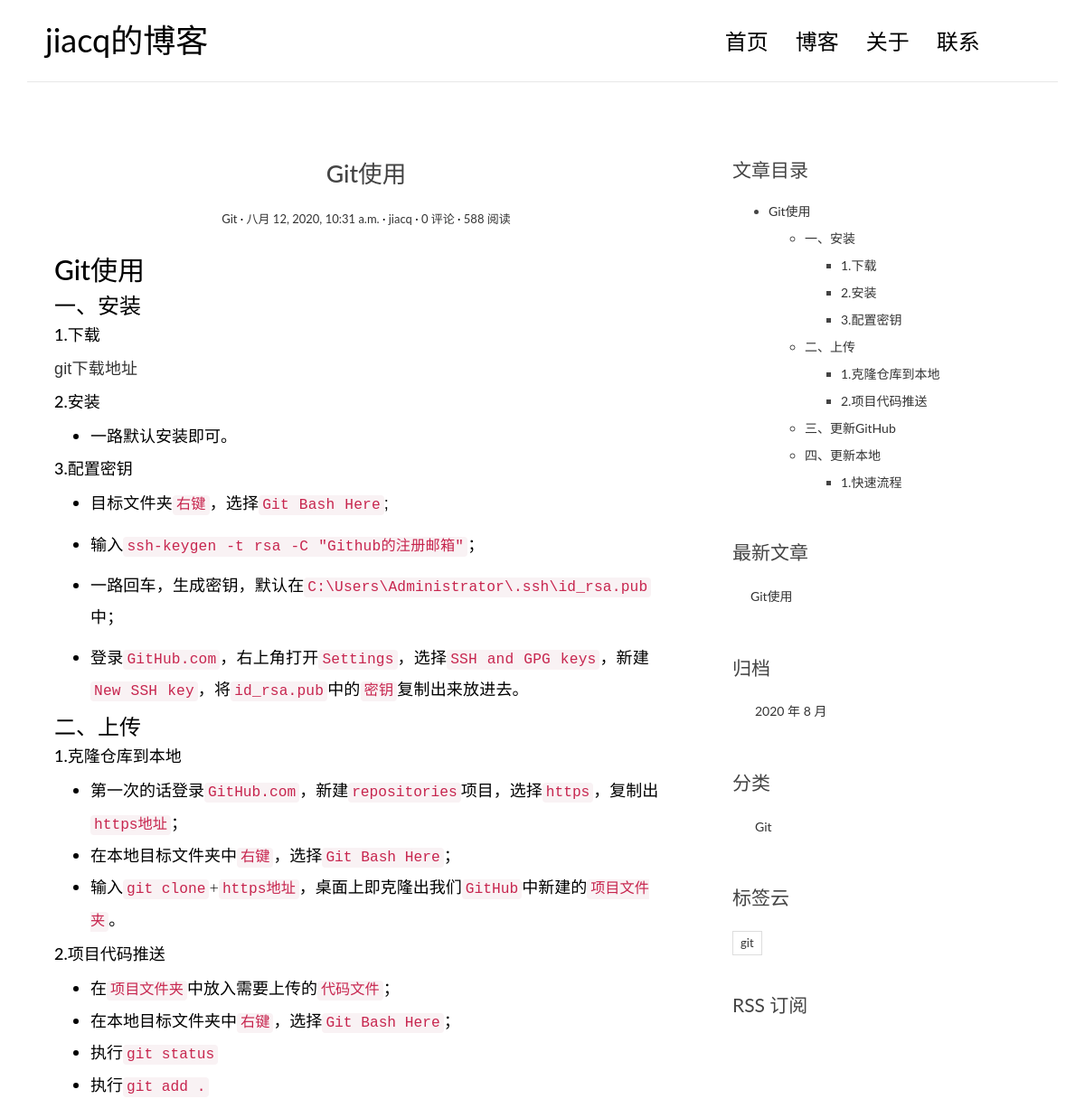
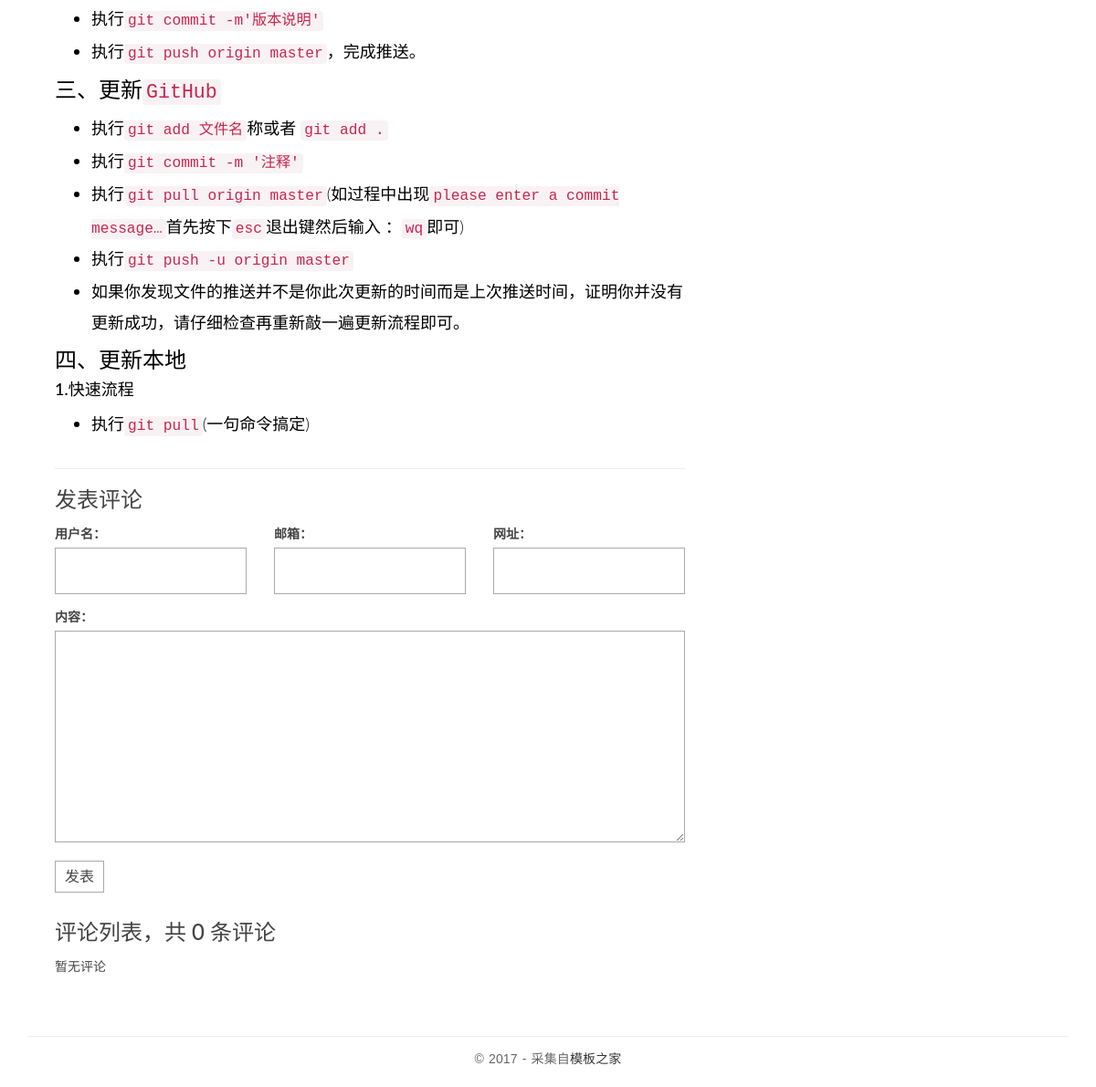
Page /blog/posts/1/ on the committed database (2 pictures, top to bottom).
### blog/models.py (models this page shows, shortened)
class Post(models.Model):
    '''文章标题'''
    title = models.CharField(max_length=70, verbose_name="标题")
    '''文章正文，我们使用了 TextField。
    存储比较短的字符串可以使用 CharField，但对于文章的正文来说可能会是一大段文本，因此使用 TextField 来存储大段文本。'''
    body = models.TextField(verbose_name="正文")
    '''这两个列分别表示文章的创建时间和最后一次修改时间，存储时间的字段用 DateTimeField 类型。'''
    created_time = models.DateTimeField(verbose_name="创建时间", default=timezone.now)
    modified_time = models.DateTimeField(verbose_name="修改时间")
    '''文章摘要，可以没有文章摘要，但默认情况下 CharField 要求我们必须存入数据，否则就会报错。
    指定 CharField 的 blank=True 参数值后就可以允许空值了。'''
    excerpt = models.CharField(max_length=200, blank=True, verbose_name="文章摘要")
    '''这是分类与标签，分类与标签的模型我们已经定义在上面。
    我们在这里把文章对应的数据库表和分类、标签对应的数据库表关联了起来，但是关联形式稍微有点不同。
    我们规定一篇文章只能对应一个分类，但是一个分类下可以有多篇文章，所以我们使用的是 ForeignKey，即一
    对多的关联关系。且自 django 2.0 以后，ForeignKey 必须传入一个 on_delete 参数用来指定当关联的
    数据被删除时，被关联的数据的行为，我们这里假定当某个分类被删除时，该分类下全部文章也同时被删除，因此     # 使用 models.CASCADE 参数，意为级联删除。
    而对于标签来说，一篇文章可以有多个标签，同一个标签下也可能有多篇文章，所以我们使用
    ManyToManyField，表明这是多对多的关联关系。
    同时我们规定文章可以没有标签，因此为标签 tags 指定了 blank=True。
    如果你对 ForeignKey、ManyToManyField 不了解，请看教程中的解释，亦可参考官方文档：
    https://docs.djangoproject.com/en/2.2/topics/db/models/#relationships
    '''
    category = models.ForeignKey(Category, on_delete=models.CASCADE, verbose_name="分类")
    tags = models.ManyToManyField(Tag, blank=True, verbose_name="标签")
    '''文章作者，这里 User 是从 django.contrib.auth.models 导入的。
    django.contrib.auth 是 django 内置的应用，专门用于处理网站用户的注册、登录等流程，User 是
    django 为我们已经写好的用户模型。
    这里我们通过 ForeignKey 把文章和 User 关联了起来。
    因为我们规定一篇文章只能有一个作者，而一个作者可能会写多篇文章，因此这是一对多的关联关系，和
    Category 类似。'''
    author = models.ForeignKey(User, on_delete=models.CASCADE, verbose_name="作者")
    class Meta:
        verbose_name = "文章post"
        verbose_name_plural = verbose_name
        ordering = ['-created_time']
    def get_absolute_url(self):
        return reverse('blog:detail', kwargs={'pk': self.pk})

class Category(models.Model):
    name = models.CharField(max_length=100, verbose_name="分类")
    class Meta:
        verbose_name = "分类ctgy"
        verbose_name_plural = verbose_name

class Tag(models.Model):
    name = models.CharField(max_length=100, verbose_name="标签")
    class Meta:
        verbose_name = "标签tag"
        verbose_name_plural = verbose_name

### blog/views.py (the view)
# urls.py: path('posts/<int:pk>/', views.detail, name='detail'),
def detail(request, pk):
    post = get_object_or_404(Post, pk=pk)
    md = markdown.Markdown(extensions=[
                                      'markdown.extensions.extra',
                                      'markdown.extensions.codehilite',
                                      'markdown.extensions.toc',
                                      TocExtension(slugify=slugify),
                                  ])
    post.body = md.convert(post.body)
    m = re.search(r'<div class="toc">\s*<ul>(.*)</ul>\s*</div>', md.toc, re.S)
    post.toc = m.group(1) if m is not None else ''
    return render(request, 'blog/detail.html', context={'post': post})

### comments/forms.py
class CommentForm(forms.ModelForm):
    class Meta:
        model = Comment
        fields = ['name', 'email', 'url', 'text']

### blog/templatetags/blog_extras.py (called while the page is built)
@register.inclusion_tag('blog/inclusions/_recent_posts.html', takes_context=True)
def show_recent_posts(context, num=5):
    return {
        'recent_post_list': Post.objects.all().order_by('-created_time')[:num],
    }

@register.inclusion_tag('blog/inclusions/_archives.html', takes_context=True)
def show_archives(context):
    return {
        'date_list': Post.objects.dates('created_time', 'month', order='DESC'),
    }

@register.inclusion_tag('blog/inclusions/_categories.html', takes_context=True)
def show_categories(context):
    return {
        'category_list': Category.objects.all(),
    }

@register.inclusion_tag('blog/inclusions/_tags.html', takes_context=True)
def show_tags(context):
    return {
        'tag_list': Tag.objects.all(),
    }

### comments/templatetags/comments_extras.py (called while the page is built)
@register.inclusion_tag('comments/inclusions/_form.html', takes_context=True)
def show_comment_form(context, post, form=None):
    if form is None:
        form = CommentForm()
    return {
        'form': form,
        'post': post,
    }

@register.inclusion_tag('comments/inclusions/_list.html', takes_context=True)
def show_comments(context, post):
    comment_list = post.comment_set.all().order_by('-created_time')
    comment_count = comment_list.count()
    return {
        'comment_count': comment_count,
        'comment_list': comment_list,
    }

### templates/blog/detail.html
{% extends 'base.html' %}
{% load comments_extras %}
{% block main %}
<article class="post post-{{ post.pk }}">
  <header class="entry-header">
    <h1 class="entry-title">{{ post.title }}</h1>
    <div class="entry-meta">
      <span class="post-category"><a href="#">{{ post.category.name }}</a></span>
      <span class="post-date"><a href="#"><time class="entry-date"
                                                datetime="{{ post.created_time }}">{{ post.created_time }}</time></a></span>
      <span class="post-author"><a href="#">{{ post.author }}</a></span>
      <span class="comments-link"><a href="#comment-area">{{ post.comment_set.count }} 评论</a></span>
      <span class="views-count"><a href="#">588 阅读</a></span>
    </div>
  </header>
  <div class="entry-content clearfix">
    {{ post.body|safe }}
  </div>
</article>
    <section class="comment-area" id="comment-area">
        <hr>
        <h3>发表评论</h3>
        {% show_comment_form post %}
        <div class="comment-list-panel">
            {% show_comments post %}
        </div>
    </section>
{% endblock main %}
{% block toc %}
  {% if post.toc %}
    <div class="widget widget-content">
      <h3 class="widget-title">文章目录</h3>
      <div class="toc">
        <ul>
          {{ post.toc|safe }}
        </ul>
      </div>
    </div>
  {% endif %}
{% endblock toc %}

### templates/blog/inclusions/_recent_posts.html
<div class="widget widget-recent-posts">
  <h3 class="widget-title">最新文章</h3>
  <ul>
    {% for post in recent_post_list %}
      <li>
        <a href="{{ post.get_absolute_url }}">{{ post.title }}</a>
      </li>
    {% empty %}
      暂无文章！
    {% endfor %}
  </ul>
</div>

### templates/blog/inclusions/_categories.html
<div class="widget widget-category">
  <h3 class="widget-title">分类</h3>
  <ul>
    {% for category in category_list %}
    <li>
      <a href="{% url 'blog:category' category.pk %}">{{ category.name }}</a>
    </li>
    {% empty %}
      暂无分类！
    {% endfor %}
  </ul>
</div>

### templates/blog/inclusions/_tags.html
<div class="widget widget-tag-cloud">
  <h3 class="widget-title">标签云</h3>
  <ul>
    {% for tag in tag_list %}
      <li>
        <a href="{% url 'blog:tag' tag.pk %}">{{ tag.name }}</a>
      </li>
    {% empty %}
        暂无标签！
    {% endfor %}
  </ul>
</div>

### blog/static/blog/css/custom.css (style rules this page uses)
* { outline: none; }
h1, h2, h3, h4, h5, h6 { margin-top: 0; }
a { color: #333; }
body { color: #444; font-family: 'Lato', sans-serif; }
p { font-family: 'Ubuntu', sans-serif; font-weight: 400; word-spacing: 1px; letter-spacing: 0.01em; }
.post { background: #fff; padding: 30px 30px 0; }
.entry-title { text-align: center; font-size: 1.9em; margin-bottom: 20px; line-height: 1.6; padding: 10px 20px 0; }
.entry-meta { text-align: center; color: #DDDDDD; font-size: 13px; margin-bottom: 30px; }
.entry-content { font-size: 18px; line-height: 1.9; font-weight: 300; color: #000; }
.post-category::after, .post-date::after, .post-author::after, .comments-link::after { content: ' ·'; color: #000; }
.widget { background: #fff; padding: 30px 0 0; }
.widget-title { font-size: 1.5em; margin-bottom: 20px; line-height: 1.6; padding: 10px 0 0; font-weight: 400; }
.widget-recent-posts ul { padding: 0; margin: 0; padding-left: 20px; }
.widget-recent-posts ul li { list-style-type: none; position: relative; line-height: 170%; margin-bottom: 10px; }
.widget-recent-posts ul li::before { content: '\f3d3'; font-family: "Ionicons"; position: absolute; left: -17px; top: 3px; font-size: 16px; color: #000; }
.widget-category ul { padding: 0; margin: 0; padding-left: 25px; }
.widget-category ul li { list-style-type: none; position: relative; line-height: 170%; margin-bottom: 10px; }
.widget-category ul li::before { content: '\f3fe'; font-family: "Ionicons"; position: absolute; left: -25px; top: 1px; font-size: 18px; color: #000; }
.widget-tag-cloud ul { padding: 0; margin: 0; margin-right: -10px; }
.widget-tag-cloud ul li { list-style-type: none; font-size: 13px; display: inline-block; margin-right: 10px; margin-bottom: 10px; padding: 3px 8px; border: 1px solid #ddd; }
.widget-content ul ul { margin-top: 10px; }
.widget-content ul li { margin-bottom: 10px; }
.contact-form input, .comment-form input { border: 1px solid #aaa; margin-bottom: 15px; width: 100%; padding: 15px 15px; font-size: 16px; line-height: 100%; transition: 0.4s border-color linear; }
.contact-form textarea, .comment-form textarea { border: 1px solid #aaa; margin-bottom: 15px; width: 100%; padding: 15px 15px; font-size: 16px; line-height: 20px !important; min-height: 183px; transition: 0.4s border-color linear; }
.comment-area { padding: 0 30px 0; }
.comment-list-panel { margin-top: 30px; }

### rows in the picture
Post: title "Git使用", category.name "Git", created_time "八月 12, 2020, 10:31 a.m.", author "jiacq", comment_set.count "0", body "Git使用 一、安装 1.下载 git下载地址 2.安装 一路默认安装即可。 3.配置密钥 目标文件夹 右键 ，选择 Git Bash Here ; 输入 ssh-keygen -t rsa -C \"Github的注册邮箱\" ； 一路回车，生成密钥，默认在 C:\\Users\\Administrator\\.ssh\\id_rsa.pub 中； 登录 GitHub.com ，右上角打开 Settings ，选择 SSH and GPG keys ，新建 New SSH key ，将 id_rsa.pub 中的 密钥 复制出来放进去。 二、上传 1.克隆仓库到本地 第一次的话登录 GitHub.com ，新建 repositories 项目，选择 https ，复制出 https地址 ； 在本地目标文件夹中 右键 ，选择 Git Bash Here ； 输入 git clone + https地址 ，桌面上即克隆出我们 GitHub 中新建的 项目文件夹 。 2.项目代码推送 在 项目文件夹 中放入需要上传的 代码文件 ； 在本地目标文件夹中 右键 ，选择 Git Bash Here ； 执行 git status 执行 git add . 执行 git commit -m'版本说明' 执行 git push origin master ，完成推送。 三、更新 GitHub 执行 git add 文件名 称或者 git add . 执行 git commit -m '注释' 执行 git pull origin master (如过程中出现 please enter a commit…", toc "Git使用 一、安装 1.下载 2.安装 3.配置密钥 二、上传 1.克隆仓库到本地 2.项目代码推送 三、更新GitHub 四、更新本地 1.快速流程"
Category: name "Git"
Tag: name "git"

### other values in the picture
{{ comment_count }} "0"
{{ date.year }} "2020"
{{ date.month }} "8"
